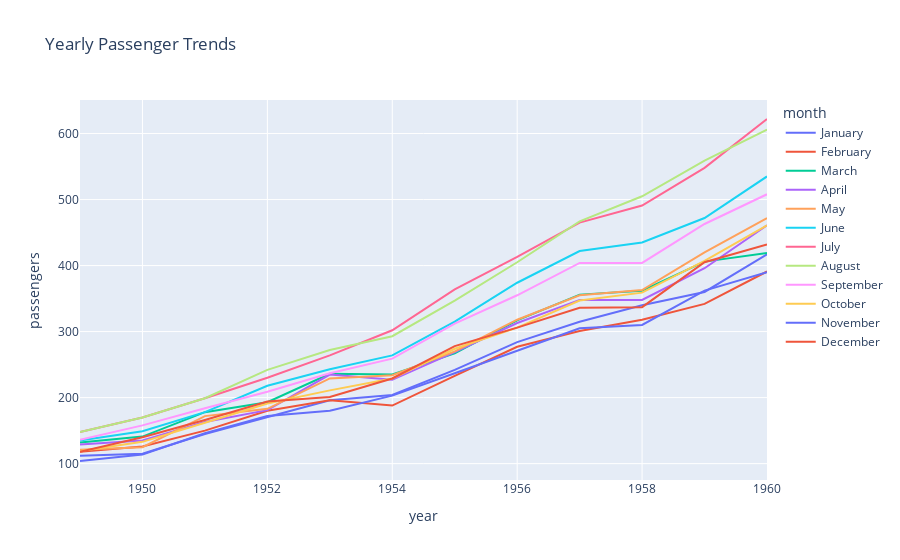

Source (notebook cell):
### Code cell
# Task 2: Interactive Line Plot
fig = px.line(flights, x="year", y="passengers", color="month", title="Yearly Passenger Trends")
fig.show()

### Figure 1 — Plotly figure (JSON) as saved in the notebook; plotly's stock layout.template omitted (floating-point values rounded to 4 significant figures)
{"data": [{"hovertemplate": "month=January<br>year=%{x}<br>passengers=%{y}<extra></extra>", "legendgroup": "January", "line": {"color": "#636efa", "dash": "solid"}, "marker": {"symbol": "circle"}, "mode": "lines", "name": "January", "orientation": "v", "showlegend": true, "type": "scatter", "x": [1949, 1950, 1951, 1952, 1953, 1954, 1955, 1956, 1957, 1958, 1959, 1960], "xaxis": "x", "y": [112, 115, 145, 171, 196, 204, 242, 284, 315, 340, 360, 417], "yaxis": "y"}, {"hovertemplate": "month=February<br>year=%{x}<br>passengers=%{y}<extra></extra>", "legendgroup": "February", "line": {"color": "#EF553B", "dash": "solid"}, "marker": {"symbol": "circle"}, "mode": "lines", "name": "February", "orientation": "v", "showlegend": true, "type": "scatter", "x": [1949, 1950, 1951, 1952, 1953, 1954, 1955, 1956, 1957, 1958, 1959, 1960], "xaxis": "x", "y": [118, 126, 150, 180, 196, 188, 233, 277, 301, 318, 342, 391], "yaxis": "y"}, {"hovertemplate": "month=March<br>year=%{x}<br>passengers=%{y}<extra></extra>", "legendgroup": "March", "line": {"color": "#00cc96", "dash": "solid"}, "marker": {"symbol": "circle"}, "mode": "lines", "name": "March", "orientation": "v", "showlegend": true, "type": "scatter", "x": [1949, 1950, 1951, 1952, 1953, 1954, 1955, 1956, 1957, 1958, 1959, 1960], "xaxis": "x", "y": [132, 141, 178, 193, 236, 235, 267, 317, 356, 362, 406, 419], "yaxis": "y"}, {"hovertemplate": "month=April<br>year=%{x}<br>passengers=%{y}<extra></extra>", "legendgroup": "April", "line": {"color": "#ab63fa", "dash": "solid"}, "marker": {"symbol": "circle"}, "mode": "lines", "name": "April", "orientation": "v", "showlegend": true, "type": "scatter", "x": [1949, 1950, 1951, 1952, 1953, 1954, 1955, 1956, 1957, 1958, 1959, 1960], "xaxis": "x", "y": [129, 135, 163, 181, 235, 227, 269, 313, 348, 348, 396, 461], "yaxis": "y"}, {"hovertemplate": "month=May<br>year=%{x}<br>passengers=%{y}<extra></extra>", "legendgroup": "May", "line": {"color": "#FFA15A", "dash": "solid"}, "marker": {"symbol": "circle"}, "mode": "lines", "name": "May", "orientation": "v", "showlegend": true, "type": "scatter", "x": [1949, 1950, 1951, 1952, 1953, 1954, 1955, 1956, 1957, 1958, 1959, 1960], "xaxis": "x", "y": [121, 125, 172, 183, 229, 234, 270, 318, 355, 363, 420, 472], "yaxis": "y"}, {"hovertemplate": "month=June<br>year=%{x}<br>passengers=%{y}<extra></extra>", "legendgroup": "June", "line": {"color": "#19d3f3", "dash": "solid"}, "marker": {"symbol": "circle"}, "mode": "lines", "name": "June", "orientation": "v", "showlegend": true, "type": "scatter", "x": [1949, 1950, 1951, 1952, 1953, 1954, 1955, 1956, 1957, 1958, 1959, 1960], "xaxis": "x", "y": [135, 149, 178, 218, 243, 264, 315, 374, 422, 435, 472, 535], "yaxis": "y"}, {"hovertemplate": "month=July<br>year=%{x}<br>passengers=%{y}<extra></extra>", "legendgroup": "July", "line": {"color": "#FF6692", "dash": "solid"}, "marker": {"symbol": "circle"}, "mode": "lines", "name": "July", "orientation": "v", "showlegend": true, "type": "scatter", "x": [1949, 1950, 1951, 1952, 1953, 1954, 1955, 1956, 1957, 1958, 1959, 1960], "xaxis": "x", "y": [148, 170, 199, 230, 264, 302, 364, 413, 465, 491, 548, 622], "yaxis": "y"}, {"hovertemplate": "month=August<br>year=%{x}<br>passengers=%{y}<extra></extra>", "legendgroup": "August", "line": {"color": "#B6E880", "dash": "solid"}, "marker": {"symbol": "circle"}, "mode": "lines", "name": "August", "orientation": "v", "showlegend": true, "type": "scatter", "x": [1949, 1950, 1951, 1952, 1953, 1954, 1955, 1956, 1957, 1958, 1959, 1960], "xaxis": "x", "y": [148, 170, 199, 242, 272, 293, 347, 405, 467, 505, 559, 606], "yaxis": "y"}, {"hovertemplate": "month=September<br>year=%{x}<br>passengers=%{y}<extra></extra>", "legendgroup": "September", "line": {"color": "#FF97FF", "dash": "solid"}, "marker": {"symbol": "circle"}, "mode": "lines", "name": "September", "orientation": "v", "showlegend": true, "type": "scatter", "x": [1949, 1950, 1951, 1952, 1953, 1954, 1955, 1956, 1957, 1958, 1959, 1960], "xaxis": "x", "y": [136, 158, 184, 209, 237, 259, 312, 355, 404, 404, 463, 508], "yaxis": "y"}, {"hovertemplate": "month=October<br>year=%{x}<br>passengers=%{y}<extra></extra>", "legendgroup": "October", "line": {"color": "#FECB52", "dash": "solid"}, "marker": {"symbol": "circle"}, "mode": "lines", "name": "October", "orientation": "v", "showlegend": true, "type": "scatter", "x": [1949, 1950, 1951, 1952, 1953, 1954, 1955, 1956, 1957, 1958, 1959, 1960], "xaxis": "x", "y": [119, 133, 162, 191, 211, 229, 274, 306, 347, 359, 407, 461], "yaxis": "y"}, {"hovertemplate": "month=November<br>year=%{x}<br>passengers=%{y}<extra></extra>", "legendgroup": "November", "line": {"color": "#636efa", "dash": "solid"}, "marker": {"symbol": "circle"}, "mode": "lines", "name": "November", "orientation": "v", "showlegend": true, "type": "scatter", "x": [1949, 1950, 1951, 1952, 1953, 1954, 1955, 1956, 1957, 1958, 1959, 1960], "xaxis": "x", "y": [104, 114, 146, 172, 180, 203, 237, 271, 305, 310, 362, 390], "yaxis": "y"}, {"hovertemplate": "month=December<br>year=%{x}<br>passengers=%{y}<extra></extra>", "legendgroup": "December", "line": {"color": "#EF553B", "dash": "solid"}, "marker": {"symbol": "circle"}, "mode": "lines", "name": "December", "orientation": "v", "showlegend": true, "type": "scatter", "x": [1949, 1950, 1951, 1952, 1953, 1954, 1955, 1956, 1957, 1958, 1959, 1960], "xaxis": "x", "y": [118, 140, 166, 194, 201, 229, 278, 306, 336, 337, 405, 432], "yaxis": "y"}], "layout": {"autosize": true, "legend": {"title": {"text": "month"}, "tracegroupgap": 0}, "title": {"text": "Yearly Passenger Trends"}, "xaxis": {"anchor": "y", "autorange": true, "domain": [0, 1], "range": [1949, 1960], "title": {"text": "year"}, "type": "linear"}, "yaxis": {"anchor": "x", "autorange": true, "domain": [0, 1], "range": [75.22, 650.8], "title": {"text": "passengers"}, "type": "linear"}}}
